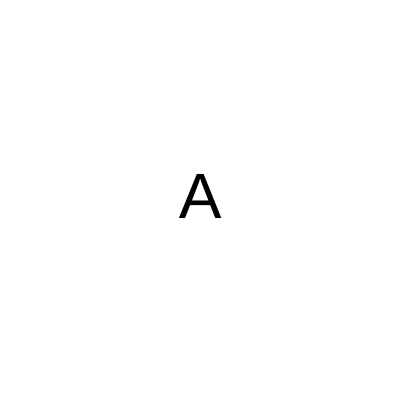
Frame 1 (no input)
Frame 60 (no input): identical to frame 1, image omitted
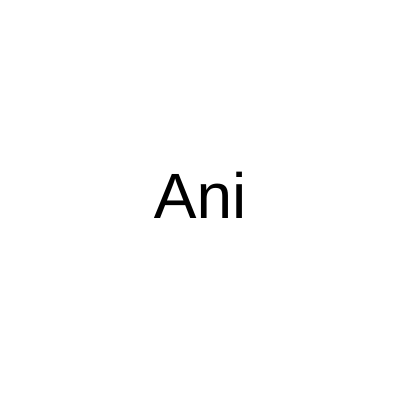
Frame 120 (the mouse pressed at the canvas centre since frame 60)

The p5.js sketch that drew these frames (run headless with seeded random() and noise() and a simulated clock; from frame 60 on, the mouse is pressed at the canvas centre):

// p5.js sketch
// ── sketch.js
function setup() {
  createCanvas(400, 400);
}

function draw() {
  background('white');
  fill('black');
  textSize(64);
  textAlign(CENTER, CENTER);
  
  let maximo = width;
  let minimo = 0;
  let palavra = 'Anime';
  let quantidade = map(mouseX, 0, width, 1, palavra.length);
  let parcial = palavra.substring(0, quantidade);
  text(parcial, 200, 200);
}
